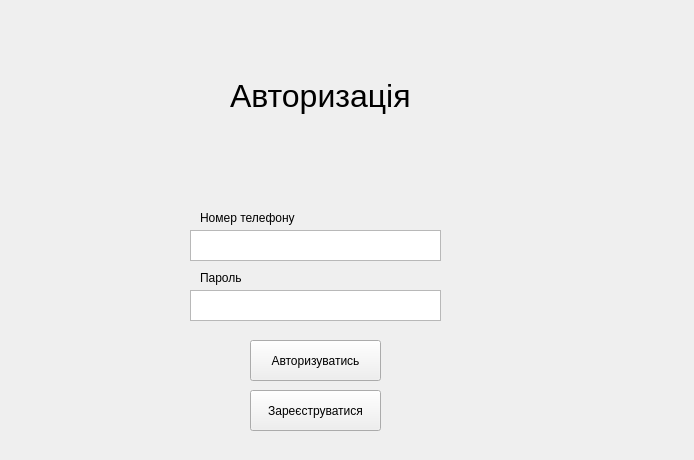
<?xml version="1.0" encoding="UTF-8"?>
<ui version="4.0">
 <class>Form</class>
 <widget class="QWidget" name="Form">
  <property name="geometry">
   <rect>
    <x>0</x>
    <y>0</y>
    <width>694</width>
    <height>460</height>
   </rect>
  </property>
  <property name="windowTitle">
   <string>Form</string>
  </property>
  <widget class="QLabel" name="label_3">
   <property name="geometry">
    <rect>
     <x>230</x>
     <y>60</y>
     <width>181</width>
     <height>71</height>
    </rect>
   </property>
   <property name="font">
    <font>
     <pointsize>24</pointsize>
    </font>
   </property>
   <property name="text">
    <string>Авторизація</string>
   </property>
  </widget>
  <widget class="QTextEdit" name="textEdit_2">
   <property name="geometry">
    <rect>
     <x>190</x>
     <y>290</y>
     <width>251</width>
     <height>31</height>
    </rect>
   </property>
  </widget>
  <widget class="QTextEdit" name="textEdit">
   <property name="geometry">
    <rect>
     <x>190</x>
     <y>230</y>
     <width>251</width>
     <height>31</height>
    </rect>
   </property>
  </widget>
  <widget class="QPushButton" name="pushButton">
   <property name="geometry">
    <rect>
     <x>250</x>
     <y>340</y>
     <width>131</width>
     <height>41</height>
    </rect>
   </property>
   <property name="text">
    <string>Авторизуватись</string>
   </property>
  </widget>
  <widget class="QLabel" name="label">
   <property name="geometry">
    <rect>
     <x>200</x>
     <y>210</y>
     <width>111</width>
     <height>16</height>
    </rect>
   </property>
   <property name="text">
    <string>Номер телефону</string>
   </property>
  </widget>
  <widget class="QLabel" name="label_2">
   <property name="geometry">
    <rect>
     <x>200</x>
     <y>270</y>
     <width>49</width>
     <height>16</height>
    </rect>
   </property>
   <property name="text">
    <string>Пароль</string>
   </property>
  </widget>
  <widget class="QPushButton" name="pushButton_2">
   <property name="geometry">
    <rect>
     <x>250</x>
     <y>390</y>
     <width>131</width>
     <height>41</height>
    </rect>
   </property>
   <property name="text">
    <string>Зареєструватися</string>
   </property>
  </widget>
 </widget>
 <resources/>
 <connections/>
</ui>
